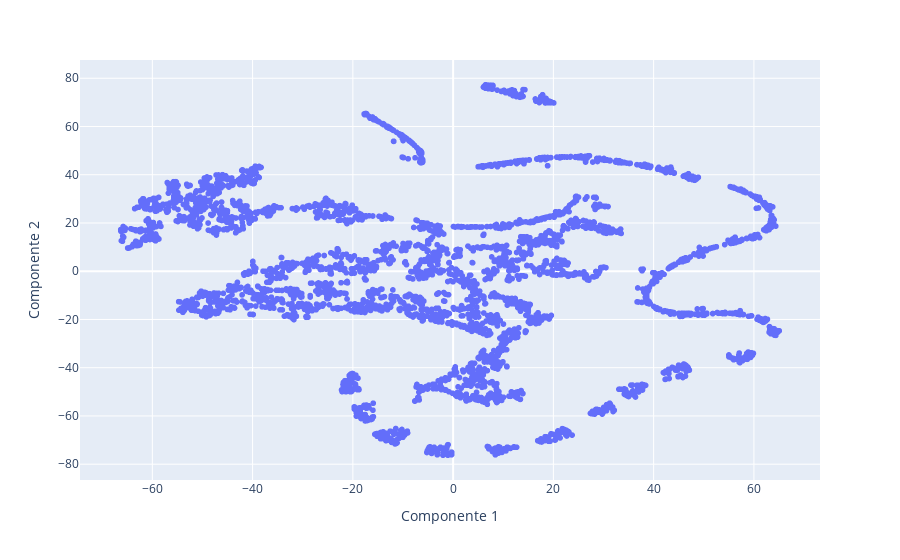

Here is the notebook cell this chart was saved with:
### Markdown cell above
**Respuesta:**

### Code cell
lrmfp_transformer = FunctionTransformer(custom_features)

column_transformer = ColumnTransformer(
    transformers=[('MinMaxScaler', MinMax(), ['Length','Recency','Monetary','Frequency', 'Periodicity'])])

tsne = TSNE(n_components=2)

pipeline = Pipeline([
    ('lrmfp_transformer', lrmfp_transformer),
    ('column_transformer', column_transformer),
    ('tsne', tsne)
])

transformed_data = pipeline.fit_transform(df_retail)

df_transformed = pd.DataFrame(transformed_data, columns=['Componente 1', 'Componente 2'])

# Graficar los resultados con Plotly
fig = px.scatter(df_transformed, x='Componente 1', y='Componente 2')
fig.show()

### Figure 1 — Plotly figure (JSON) as saved in the notebook; plotly's stock layout.template omitted (floating-point values rounded to 4 significant figures; data arrays with more than 128 entries replaced by an {"elided": "..."} marker saying what was removed)
{"data": [{"hovertemplate": "Componente 1=%{x}<br>Componente 2=%{y}<extra></extra>", "legendgroup": "", "marker": {"color": "#636efa", "symbol": "circle"}, "mode": "markers", "name": "", "showlegend": false, "type": "scattergl", "x": {"elided": "4314 float values"}, "xaxis": "x", "y": {"elided": "4314 float values"}, "yaxis": "y"}], "layout": {"legend": {"tracegroupgap": 0}, "margin": {"t": 60}, "xaxis": {"anchor": "y", "domain": [0, 1], "title": {"text": "Componente 1"}}, "yaxis": {"anchor": "x", "domain": [0, 1], "title": {"text": "Componente 2"}}}}
